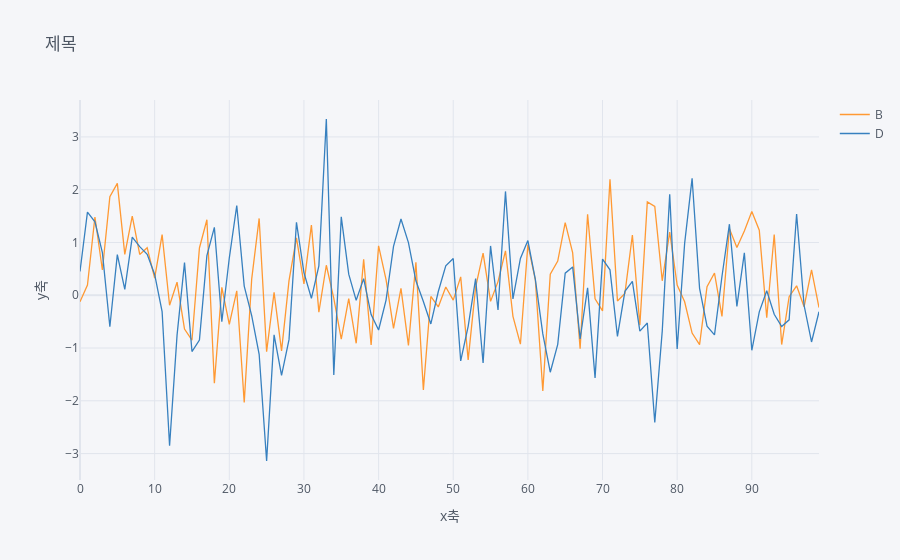

Notebook code cell kept with this figure:
### Markdown cell above
B, D 선 그래프를 그려보기

### Code cell
sel=['B','D']
df[sel].iplot(kind='line',title='제목',xTitle='x축',yTitle='y축')
